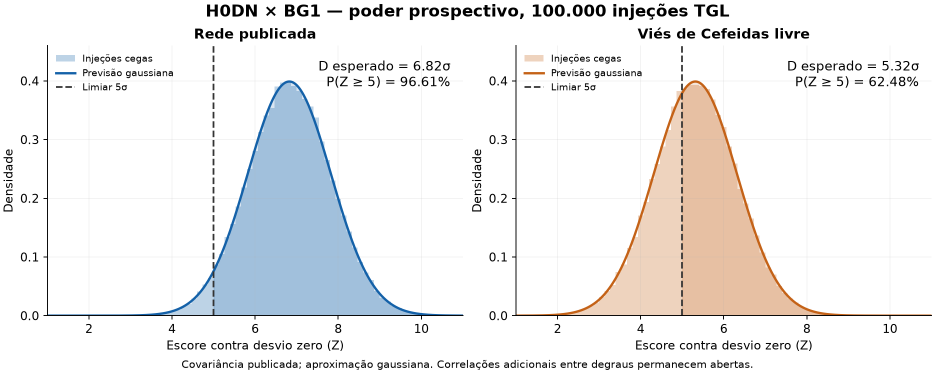
#> input picture astra_bell_fock_tt_05nov/h0dn_bg1_06nov/PODER_CEGO.png, 1870 x 748 px, given in place of primeira-dobra.png, which was not available (shown at 1/2 size)
$ python render_travessia.py ../../astra_bell_fock_tt_05nov/h0dn_bg1_06nov
#> lines starting #> are read from the running program, lines starting #| are printed output that depends on the picture
from pathlib import Path
import sys, subprocess
import numpy as np
from scipy.ndimage import gaussian_filter
from PIL import Image

root = Path(sys.argv[1])
width, height, fps = 1280, 720, 30
seconds = 8.5
rng = np.random.default_rng(318)
def ramp(a, b, x):
    u = np.clip((x-a)/(b-a),0,1)
    return u*u*(3-2*u)
def center(z):
    return np.array([0.7*np.sin(z*.18)+0.13*np.sin(z*.62), 0.48*np.sin(.29*z-.4),z]).T
def basis(z):
    f = center(z+.01)-center(z-.01)
    f /= np.linalg.norm(f)
    r = np.cross(np.array([0.,1.,0.]), f)
    r /= np.linalg.norm(r)
    return r, np.cross(f,r), f
def wires(n):
    z = rng.uniform(-4,43,n)
    lane = rng.integers(0,27,n)
    # Elongated strands weave along an asymmetric, breathing membrane.
    a = lane*2.39996 + .15*z + .75*np.sin(z*.3+lane*.08)
    edge = 1 + .23*np.cos(z*.51 + a*2) + .12*np.sin(z*.95+a)
    fuzz = np.abs(rng.normal(0,.024,n)) + .006
    rad = (1.7+lane%6*.092)*edge
    x = np.cos(a)*rad+rng.normal(size=n)*fuzz
    y = np.sin(a)*rad*.74+rng.normal(size=n)*fuzz
    return center(z)+np.array([x,y,np.zeros(n)]).T,lane
pts,lane=wires(230000)
energy = (0.07 + rng.random(len(pts))**6*.52)[:,None]
cool = (lane%5==1) | (lane%5==3)
tones = np.where(cool[:,None], [0.31,0.56,1.0], [1.0,.69,.38])*energy
# Sparse intrafilament dust gives parallax while leaving clear dark volume.
dust = rng.uniform([-4,-3,-4],[4,3,43],size=(13500,3))
pts = np.concatenate([pts,dust])
tones = np.concatenate([tones, np.tile([.18,.23,.30],(len(dust),1))*(rng.random(len(dust))**5)[:,None]])
xx,yy=np.meshgrid(np.arange(width,dtype=np.float32),np.arange(height,dtype=np.float32))
background=np.zeros((height,width,3),dtype=np.float32)+np.array([.004,.009,.018],dtype=np.float32)
plate=Image.open(root/'primeira-dobra.png').convert('RGB')
art=plate.resize((width,height),Image.Resampling.LANCZOS)
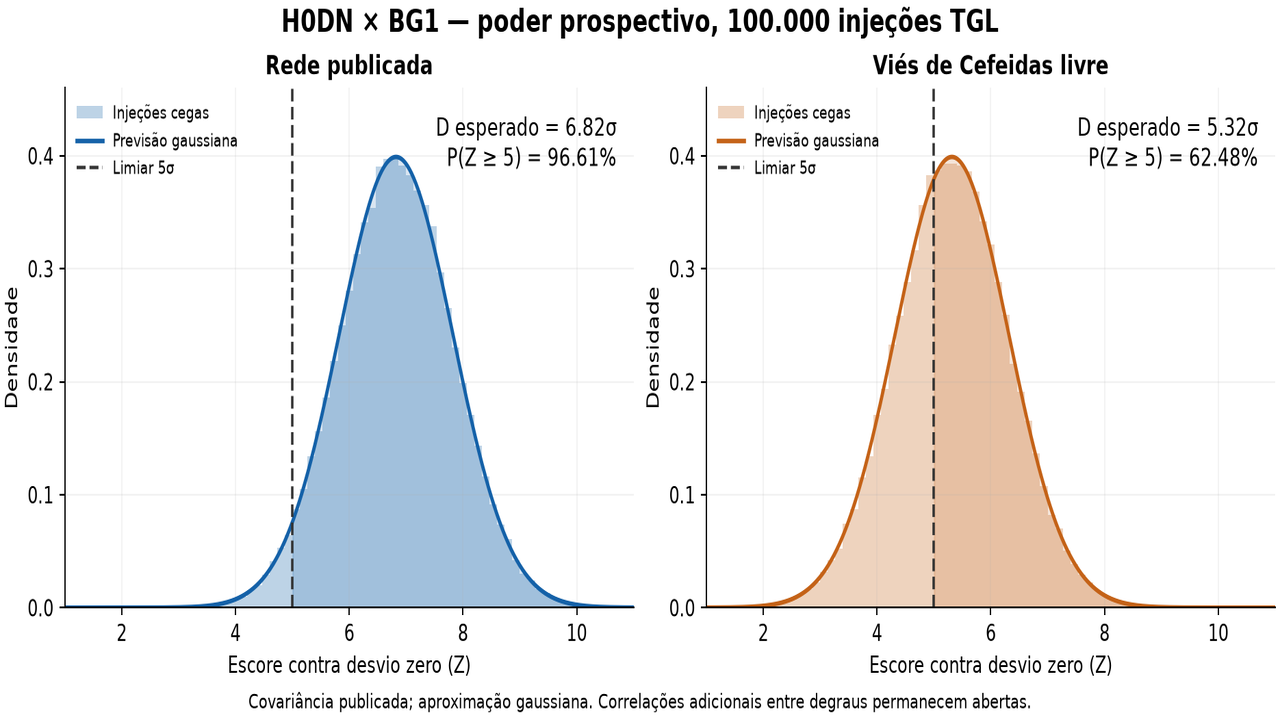
#> art: PIL image 1280x720 RGB; mean R, G, B 237.8, 237.5, 237.6
enc=Path('C:/IALD/Central de Patentes/work/mimo26_upgrade_20261020/media_dependency/ffmpeg.exe')
dest=root/'travessia-da-dobra.mp4'
#> (the run stopped early here; a loop or call above may not have finished)

$ run again, on rite394_20261015/cache/d1_camb/run/step3_camb_20260910_224248.png
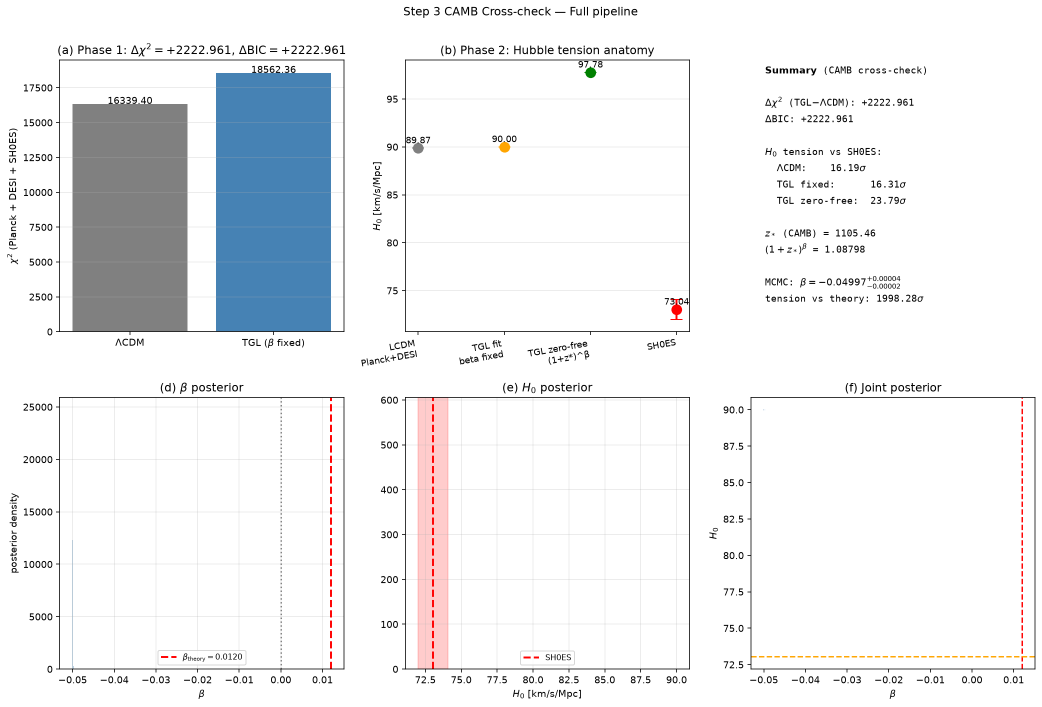
#> input picture rite394_20261015/cache/d1_camb/run/step3_camb_20260910_224248.png, 2084 x 1413 px, given in place of primeira-dobra.png, which was not available (shown at 1/2 size)
#> `art=plate.resize((width,height),Image.Resampling.LANCZOS)`:
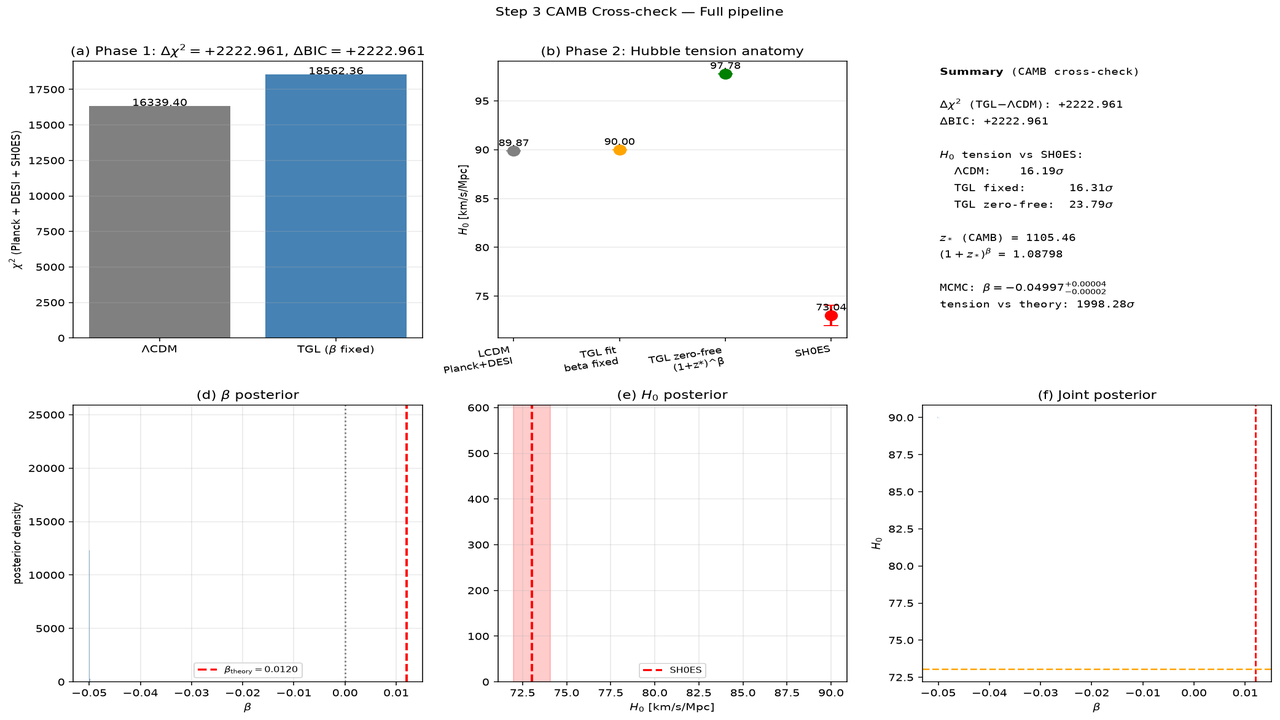
#> art: PIL image 1280x720 RGB; mean R, G, B 237.5, 238.9, 240.8
